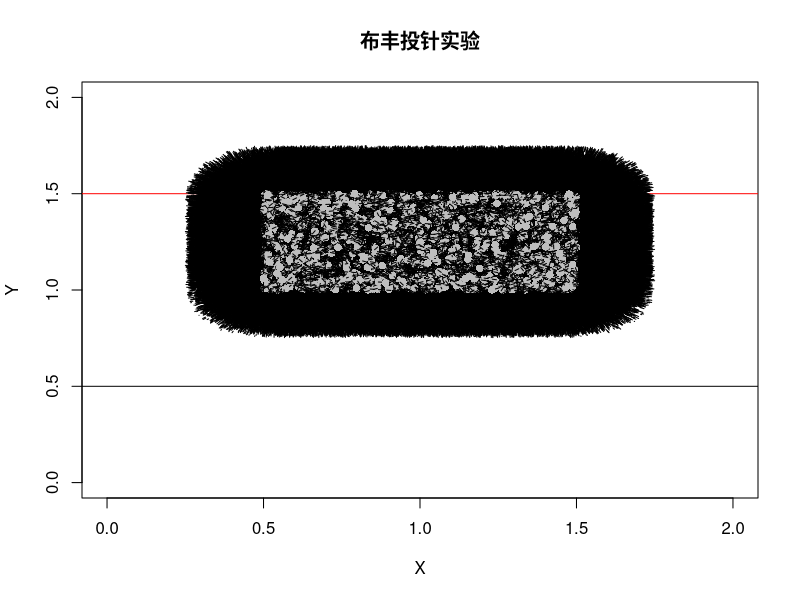

The R script that drew this image: (Note: a time limit stopped this script after it produced the figure.)
# 布丰投针试验的R实现

needle <- function(d=1,l=0.5,n=100000) {
    #d表示表格空，l表示针长度
    y <- runif(n,min=0,max=d/2)
    x <- runif(n,0,pi)
    cross <- ifelse(0.5*l*sin(x)>=y,1,0)
    return(1/mean(cross))
}

needle()

rm(list=ls())
# 绘制空白图形
plot(c(0,2),c(0,2),type='n',main='布丰投针实验',xlab='X',ylab='Y')
# 增加平行线
abline(h=0.5)
abline(h=1.5,col='red')
finished <- FALSE
# trial为实验次数，cross为交叉次数
trial <- 0
cross <- 0
while (!finished) {
    # Dist为针的中心距离红线的垂直距离
    # Theta为针的角度
    Dist <- runif(1,min=0,max=1/2)
    Theta <- runif(1,0,pi)
    # central.x为针中心点的横坐标
    # central.y为针中心点的纵坐标
    central.x <- runif(1,0.5,1.5)
    central.y <- Dist +1
    # 计算针两端的坐标
    y1 <- sin(Theta)/4 + central.y
    x1 <- cos(Theta)/4 + central.x
    y2 <- sin(Theta+pi)/4 + central.y
    x2 <- cos(Theta+pi)/4 + central.x
    trial <- trial +1
    # 计数交叉次数
    cross <- cross + ifelse(0.25*sin(Theta)>=Dist,1,0)
    # 绘制针的线型和中心点
    lines(c(x1,x2),c(y1,y2),lty=2)
    points(central.x,central.y,pch=16,col='grey')
    cat('trial=',trial,'cross=',cross,'PI=',trial/cross,'\n')
    #continue?
    input <- readline('stop?')
    # 若输入y，则结束实验
    if (input =='y') finished <- TRUE
}

trial <- 0
cross <- 0
for (i in 1:10000) {
    Dist <- runif(1,min=0,max=1/2)
    Theta <- runif(1,0,pi)
    central.x <- runif(1,0.5,1.5)
    central.y <- Dist +1
    y1 <- sin(Theta)/4 + central.y
    x1 <- cos(Theta)/4 + central.x
    y2 <- sin(Theta+pi)/4 + central.y
    x2 <- cos(Theta+pi)/4 + central.x
    trial <- trial +1
    cross <- cross + ifelse(0.25*sin(Theta)>=Dist,1,0)
#     lines(c(x1,x2),c(y1,y2),lty=2)
#     points(central.x,central.y,pch=16,col='grey')
    #     cat('central=',c(central.x,central.y),'\n')
    cat('trial=',trial,'cross=',cross,'PI=',trial/cross,'\n')
}
